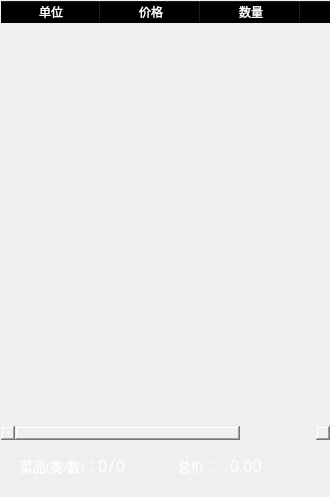
<?xml version="1.0" encoding="UTF-8"?>
<ui version="4.0">
 <class>TableFood_list</class>
 <widget class="QDialog" name="TableFood_list">
  <property name="geometry">
   <rect>
    <x>0</x>
    <y>0</y>
    <width>330</width>
    <height>497</height>
   </rect>
  </property>
  <property name="windowTitle">
   <string>Dialog</string>
  </property>
  <widget class="QLabel" name="label">
   <property name="geometry">
    <rect>
     <x>0</x>
     <y>0</y>
     <width>331</width>
     <height>501</height>
    </rect>
   </property>
   <property name="styleSheet">
    <string notr="true">background-image: url(:/file/images/back8.jpeg);</string>
   </property>
   <property name="text">
    <string/>
   </property>
  </widget>
  <widget class="QWidget" name="layoutWidget">
   <property name="geometry">
    <rect>
     <x>20</x>
     <y>450</y>
     <width>261</width>
     <height>31</height>
    </rect>
   </property>
   <layout class="QHBoxLayout" name="horizontalLayout_4" stretch="10,5,10">
    <property name="spacing">
     <number>0</number>
    </property>
    <item>
     <layout class="QHBoxLayout" name="horizontalLayout_3">
      <item>
       <widget class="QLabel" name="label_2">
        <property name="font">
         <font>
          <family>微软雅黑</family>
          <pointsize>10</pointsize>
         </font>
        </property>
        <property name="styleSheet">
         <string notr="true">color: rgb(255, 255, 255);</string>
        </property>
        <property name="text">
         <string>菜品(类/数)：</string>
        </property>
       </widget>
      </item>
      <item>
       <layout class="QHBoxLayout" name="horizontalLayout">
        <item>
         <widget class="QLabel" name="label_foodNum">
          <property name="font">
           <font>
            <family>微软雅黑</family>
            <pointsize>12</pointsize>
           </font>
          </property>
          <property name="styleSheet">
           <string notr="true">color: rgb(255, 255, 255);</string>
          </property>
          <property name="text">
           <string>0</string>
          </property>
         </widget>
        </item>
        <item>
         <widget class="QLabel" name="label_4">
          <property name="font">
           <font>
            <family>黑体</family>
            <pointsize>14</pointsize>
           </font>
          </property>
          <property name="styleSheet">
           <string notr="true">color: rgb(255, 255, 255);</string>
          </property>
          <property name="text">
           <string>/</string>
          </property>
         </widget>
        </item>
        <item>
         <widget class="QLabel" name="label_totalNum">
          <property name="font">
           <font>
            <family>微软雅黑</family>
            <pointsize>12</pointsize>
           </font>
          </property>
          <property name="styleSheet">
           <string notr="true">color: rgb(255, 255, 255);</string>
          </property>
          <property name="text">
           <string>0</string>
          </property>
         </widget>
        </item>
       </layout>
      </item>
     </layout>
    </item>
    <item>
     <spacer name="horizontalSpacer">
      <property name="orientation">
       <enum>Qt::Horizontal</enum>
      </property>
      <property name="sizeHint" stdset="0">
       <size>
        <width>40</width>
        <height>20</height>
       </size>
      </property>
     </spacer>
    </item>
    <item>
     <layout class="QHBoxLayout" name="horizontalLayout_2">
      <item>
       <widget class="QLabel" name="label_3">
        <property name="font">
         <font>
          <family>微软雅黑</family>
          <pointsize>10</pointsize>
         </font>
        </property>
        <property name="styleSheet">
         <string notr="true">color: rgb(255, 255, 255);</string>
        </property>
        <property name="text">
         <string>总价：</string>
        </property>
       </widget>
      </item>
      <item>
       <widget class="QLabel" name="label_totalPrice">
        <property name="font">
         <font>
          <family>微软雅黑</family>
          <pointsize>12</pointsize>
         </font>
        </property>
        <property name="styleSheet">
         <string notr="true">color: rgb(255, 255, 255);</string>
        </property>
        <property name="text">
         <string>0.00</string>
        </property>
       </widget>
      </item>
     </layout>
    </item>
   </layout>
  </widget>
  <widget class="QTableWidget" name="tableWidget">
   <property name="geometry">
    <rect>
     <x>0</x>
     <y>0</y>
     <width>331</width>
     <height>441</height>
    </rect>
   </property>
   <property name="styleSheet">
    <string notr="true">color:white;
     background:transparent;</string>
   </property>
   <column>
    <property name="text">
     <string>单位</string>
    </property>
   </column>
   <column>
    <property name="text">
     <string>价格</string>
    </property>
   </column>
   <column>
    <property name="text">
     <string>数量</string>
    </property>
   </column>
   <column>
    <property name="text">
     <string>操作</string>
    </property>
   </column>
  </widget>
 </widget>
 <resources/>
 <connections/>
</ui>
